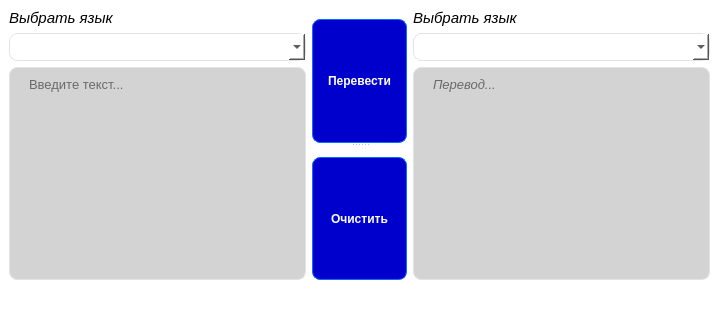
<?xml version="1.0" encoding="UTF-8"?>
<ui version="4.0">
 <class>MainWindow</class>
 <widget class="QMainWindow" name="MainWindow">
  <property name="geometry">
   <rect>
    <x>0</x>
    <y>0</y>
    <width>719</width>
    <height>311</height>
   </rect>
  </property>
  <property name="windowTitle">
   <string>MainWindow</string>
  </property>
  <property name="styleSheet">
   <string notr="true">QWidget {
	
	background-color: rgb(255, 255, 255);
}

QTextEdit {
	border-radius: 8px;
	border: 1px solid #e0e4e7;
	padding: 5px 15px;
}

QPushButton {
	background-color:  #0000CD;
	color: #fff;
	font-weight: 700;
	border-radius: 8px;
	border: 1px solid #0d6efd;
	padding: 5px 15px;
	margin-top: 10px;
	outline: 0px;
}

QPushButton:focus {
	background-color: #0b5ed7;
	border: 3px solid #9ac3fe;
}

QComboBox {
	border-radius: 8px;
	border: 1px solid #e0e4e7;
	padding: 5px 15px;
}</string>
  </property>
  <widget class="QWidget" name="centralwidget">
   <layout class="QVBoxLayout" name="verticalLayout_3">
    <item>
     <layout class="QHBoxLayout" name="horizontalLayout">
      <item>
       <layout class="QVBoxLayout" name="verticalLayout_2">
        <item>
         <widget class="QLabel" name="label">
          <property name="font">
           <font>
            <pointsize>11</pointsize>
            <italic>true</italic>
            <bold>false</bold>
           </font>
          </property>
          <property name="text">
           <string>Выбрать язык</string>
          </property>
         </widget>
        </item>
        <item>
         <widget class="QComboBox" name="comboBox"/>
        </item>
        <item>
         <widget class="QTextEdit" name="textEdit">
          <property name="font">
           <font>
            <pointsize>10</pointsize>
           </font>
          </property>
          <property name="styleSheet">
           <string notr="true">background-color: rgb(211, 211, 211);</string>
          </property>
          <property name="placeholderText">
           <string>Введите текст...</string>
          </property>
         </widget>
        </item>
       </layout>
      </item>
      <item>
       <widget class="QSplitter" name="splitter">
        <property name="orientation">
         <enum>Qt::Orientation::Vertical</enum>
        </property>
        <widget class="QPushButton" name="pushButtonTrans">
         <property name="text">
          <string>Перевести</string>
         </property>
        </widget>
        <widget class="QPushButton" name="pushButtonDel">
         <property name="text">
          <string>Очистить</string>
         </property>
         <property name="icon">
          <iconset theme="edit-delete"/>
         </property>
        </widget>
       </widget>
      </item>
      <item>
       <layout class="QVBoxLayout" name="verticalLayout">
        <item>
         <widget class="QLabel" name="label_2">
          <property name="font">
           <font>
            <pointsize>11</pointsize>
            <italic>true</italic>
           </font>
          </property>
          <property name="text">
           <string>Выбрать язык</string>
          </property>
         </widget>
        </item>
        <item>
         <widget class="QComboBox" name="comboBox_2"/>
        </item>
        <item>
         <widget class="QTextEdit" name="textEdit_2">
          <property name="font">
           <font>
            <pointsize>10</pointsize>
            <italic>true</italic>
           </font>
          </property>
          <property name="styleSheet">
           <string notr="true">background-color: rgb(211, 211, 211);</string>
          </property>
          <property name="placeholderText">
           <string>Перевод...</string>
          </property>
         </widget>
        </item>
       </layout>
      </item>
     </layout>
    </item>
   </layout>
  </widget>
  <widget class="QStatusBar" name="statusbar"/>
 </widget>
 <resources/>
 <connections/>
</ui>
